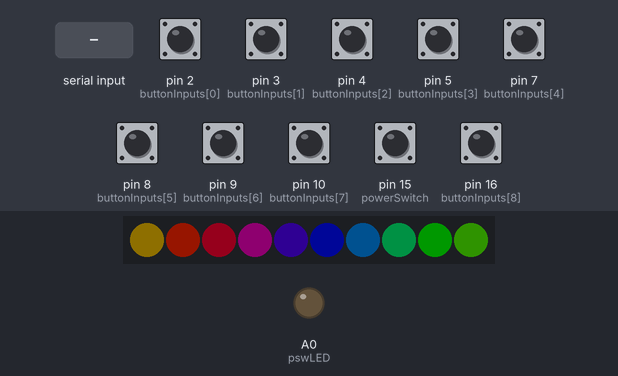
The sketch below on a simulated Arduino Uno, built with avr-gcc and run on an emulated ATmega328P. Shown: 10 RGB LEDs in strip order, left to right, output pins drawn as LEDs (lit = HIGH). The inputs (shaded band) are chosen by the test bench; at power-on: pin 2 (buttonInputs[0]), pin 3 (buttonInputs[1]), pin 4 (buttonInputs[2]), pin 5 (buttonInputs[3]), pin 7 (buttonInputs[4]), pin 8 (buttonInputs[5]), pin 9 (buttonInputs[6]), pin 10 (buttonInputs[7]), pin 15 (powerSwitch), pin 16 (buttonInputs[8]) HIGH. Dim RGB values are drawn brighter than linear; sleep ends after the set time or at an interrupt; what the sketch prints to the serial monitor is not drawn.

Above: at 1.25 s.
1.3 s: pin 15 (powerSwitch) pulled LOW for 0.15 s
At 1.68 s:
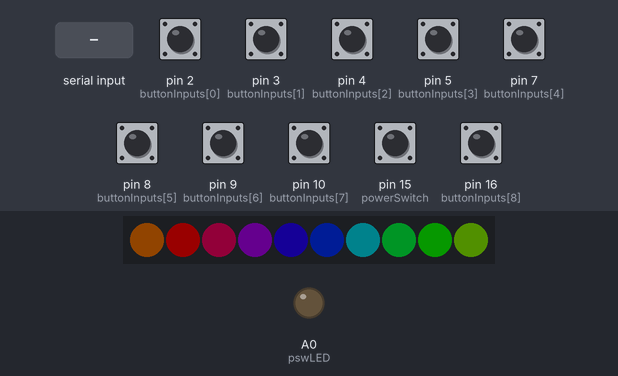
2.0 s: "1\n" received over Serial
At 2.19 s:
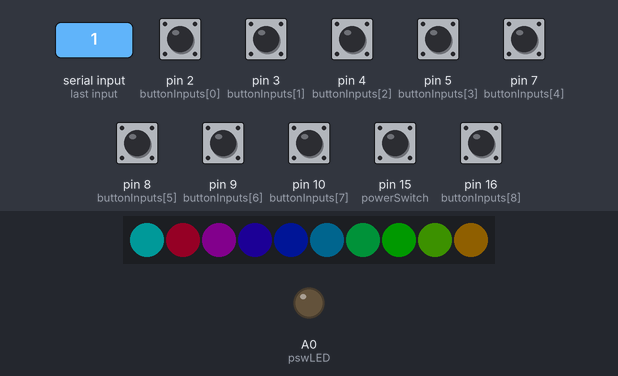
4.6 s: pin 15 (powerSwitch) pulled LOW for 0.15 s
At 5.15 s:
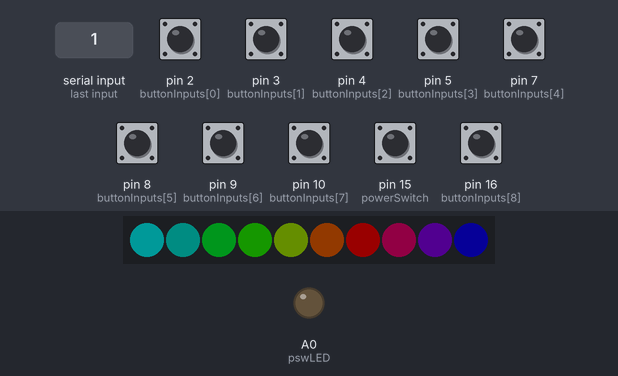
5.3 s: pin 15 (powerSwitch) pulled LOW for 1 s
At 6.1 s:
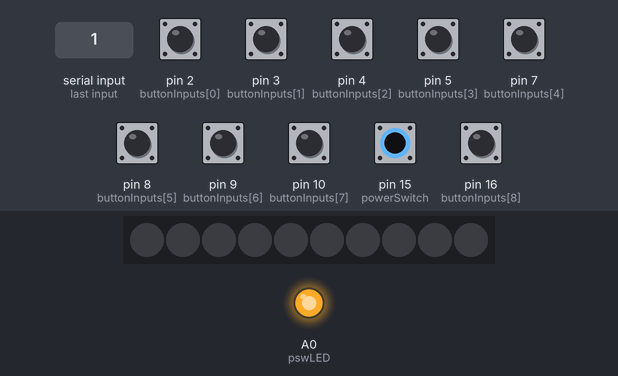
6.9 s: pin 15 (powerSwitch) pulled LOW for 0.15 s
At 7.45 s:
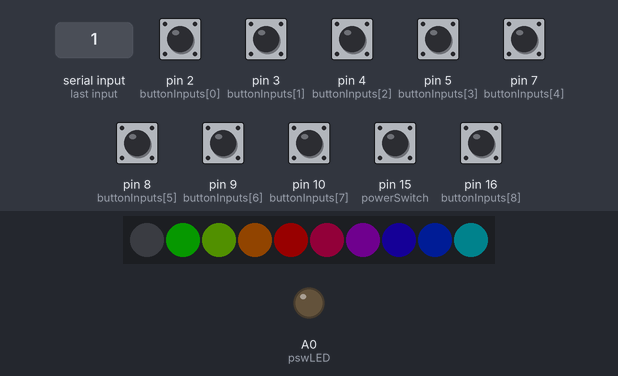
7.6 s: "0\n" received over Serial
At 7.79 s:
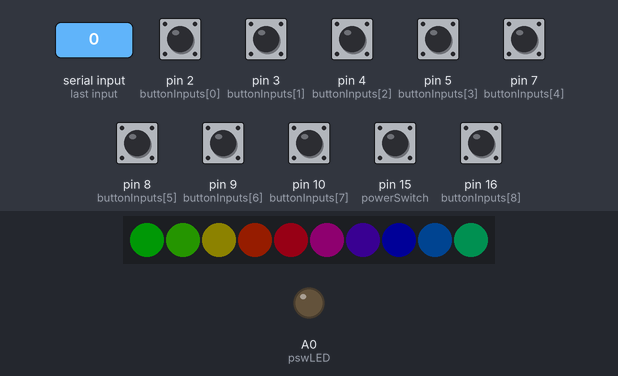
Timing chart, 0 to 10.6 s (numbered marks = the images above; inputs shaded):
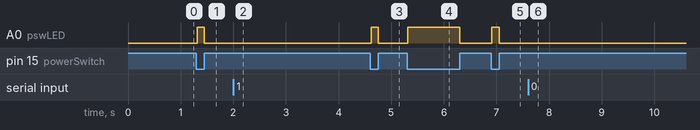

The sketch:

USBSoundboard.ino
```cpp
//################################## BEGIN INCLUDES ##################################
#include <Adafruit_NeoPixel.h>
#include <TaskScheduler.h>
#ifdef __AVR__
 #include <avr/power.h> // Required for 16 MHz Adafruit Trinket
 #include <avr/sleep.h> // for noise reduction
#endif
//################################### END INCLUDES ###################################

//################################### BEGIN DEFINES ##################################
#define LED_PIN     6  //set the data pin of the led strip
#define LED_COUNT   10 //set the number of leds
#define NUM_BUTTONS 10 //set the number of buttons
#define BRIGHTNESS  25 //set the led brightness (max = 255, good = 125)

//the power switch pin
const int powerSwitch = 15;

//the power switch led pin
const int pswLED = A0;

//the status of the power switch;
//true = on, false = off
static bool power;
//#################################### END DEFINES ###################################

//############################## BEGIN INITIALIZATIONS ###############################
//define the led strip object
Adafruit_NeoPixel strip(LED_COUNT, LED_PIN, NEO_GRB + NEO_KHZ800);

//the pins for all of the buttons
const int buttonInputs[NUM_BUTTONS] = {2, 3, 4, 5, 7, 8, 9, 10, 16, 14};

//the states of all of the buttons
int buttonStates[NUM_BUTTONS] = {0, 0, 0, 0, 0, 0, 0, 0, 0, 0};

//whether or not this led should be ignored for the idle wave effect (i.e. it is being set by the flash function)
bool ignore[LED_COUNT] = {false, false, false, false, false, false, false, false, false, false};

//initialize the TaskScheduler object
Scheduler runner;
//############################### END INITIALIZATIONS ################################

//################################# BEGIN FUNCTIONS ##################################
//called by taskscheduler
void readPswCallback(){
  //read the status of the power switch digitally
  int powerStatus = digitalRead(powerSwitch);
  if(powerStatus == HIGH){
    power = true;
    digitalWrite(pswLED, LOW);  //when device on, psw led off
  }
  else{
    power = false;
    digitalWrite(pswLED, HIGH); //when device off, psw led on
    //turn off leds and update the led strip
    strip.clear();
    strip.show();
    //adc low power mode
    sleep_mode();
  }
}

//reads serial communications from the computer which contains data on which led/button to flash/ignore
void readSerial() {
  //buffer to hold incoming data
  static String buffer = "";
  while (Serial.available() > 0) {
    //read one character at a time
    char incoming = Serial.read();
    if (incoming == '\n') { //reached end of message
      //process the full message
      parseSerial(buffer);
      //clear the buffer for the next message
      buffer = "";
    } else {
      //append character to buffer
      buffer += incoming;
    }
  }
}

//helper function for readSerial();
//updates the arrays 'buttonStates' and 'ignore'
void parseSerial(const String& data) {
  int idx = 0;
  for (int i = 0; i < data.length() && idx < NUM_BUTTONS; i++) {
    if (data[i] == '0') {
      buttonStates[idx] = 0;
      ignore[idx] = false;
      idx++;
    } else if (data[i] == '1') {
      buttonStates[idx] = 1;
      ignore[idx] = true;
      idx++;
    }
  }
}

//called by taskscheduler
void flashTaskCallback(){
  if(!power) return;
  static bool cycle[NUM_BUTTONS] = {false, false, false, false, false, false, false, false, false, false};
  for(int i = 0; i<NUM_BUTTONS;i++){
    if(ignore[i]){
      if(cycle[i]){
        strip.setPixelColor(i, strip.ColorHSV(0));
        cycle[i] = false;
      }else{
        strip.setPixelColor(i, strip.ColorHSV(1023*32));
        cycle[i] = true;
      }
    }
  }
}

//called by taskscheduler
void rgbWaveTaskCallback(){
  if(!power) return;
  rainbow();
  strip.show();
}

//a nice rainbow wave rgb effect (does NOT call strip.show());
//called by rgbWaveTaskCallback()
void rainbow() {
  static uint16_t j = 0;
  for (uint16_t i = 0; i < strip.numPixels(); i++) {
    if(ignore[i] == false)
      strip.setPixelColor(i, Wheel((i * 256 / strip.numPixels() + j) & 255));
  }
  j++;
}

//a helper function for the rainbow() function
uint32_t Wheel(byte WheelPos) {
  if (WheelPos < 85) {
    return strip.Color(WheelPos * 3, 255 - WheelPos * 3, 0);
  } else if (WheelPos < 170) {
    WheelPos -= 85;
    return strip.Color(255 - WheelPos * 3, 0, WheelPos * 3);
  } else {
    WheelPos -= 170;
    return strip.Color(0, WheelPos * 3, 255 - WheelPos * 3);
  }
}

//reads all button states to array buttonStates
void readDigital(){
  if(!power) return;
  //check for any button presses
  for(int i=0;i<NUM_BUTTONS;i++){
    if(digitalRead(buttonInputs[i])==LOW)
      buttonStates[i] = 1;
    else
      buttonStates[i] = 0;
  }
}

//sends serial communications to the computer;
//contains data about each button;
void sendSerial(){
  if(!power) return;
  String result = String("");

  for (int i = 0; i < NUM_BUTTONS; i++) {
    result += String((int)buttonStates[i]);

    if (i < NUM_BUTTONS - 1) {
      result += String("|");
    }
  }

  Serial.println(result);
}
//################################### END FUNCTIONS ##################################

//############################## BEGIN TASK DEFINITIONS ##############################
Task readPowerStatusTask(1, TASK_FOREVER, &readPswCallback);
Task readSerialTask(1, TASK_FOREVER, &readSerial);
Task flashTask(500, TASK_FOREVER, &flashTaskCallback);
Task rgbWaveTask(25, TASK_FOREVER, &rgbWaveTaskCallback);
Task readDigitalTask(1, TASK_FOREVER, &readDigital);
Task sendSerialTask(1, TASK_FOREVER, &sendSerial);
//############################### END TASK DEFINITIONS ###############################

//############################### BEGIN RUNTIME SETUP ################################
void setup() {
  //set pinmodes
  for (int i = 0; i < NUM_BUTTONS; i++) {
    pinMode(buttonInputs[i], INPUT_PULLUP);
  }
  pinMode(powerSwitch, INPUT_PULLUP);
  pinMode(pswLED, OUTPUT);
  //initialize, update, and configure the NeoPixel strip object
  strip.begin();
  strip.show();
  strip.setBrightness(BRIGHTNESS);
  //start serial communication with computer
  Serial.begin(9600);
  //add tasks to the scheduler
  runner.addTask(readPowerStatusTask);
  runner.addTask(readSerialTask);
  runner.addTask(flashTask);
  runner.addTask(rgbWaveTask);
  runner.addTask(readDigitalTask);
  runner.addTask(sendSerialTask);
  //enable the tasks
  readPowerStatusTask.enable();
  readSerialTask.enable();
  flashTask.enable();
  rgbWaveTask.enable();
  readDigitalTask.enable();
  sendSerialTask.enable();
}
//################################ END RUNTIME SETUP #################################

//#################################### BEGIN LOOP ####################################
void loop() {
  //let the taskscheduler handle tasks
  runner.execute();
}
//##################################### END LOOP #####################################
```

Measured:
- after the input at 1.3 s, A0 (pswLED): LOW → HIGH at once, → LOW 0.14 s later; the LEDs: first change at once (image 1 shows a later state)
- after the input at 2.0 s, the LEDs: change after 0.11 s (image 2)
- after the input at 4.6 s, A0 (pswLED): LOW → HIGH at once, → LOW 0.13 s later; the LEDs: first change at once (image 3 shows a later state)
- after the input at 5.3 s, A0 (pswLED): LOW → HIGH at once, → LOW 0.98 s later; the LEDs: change at once (image 4)
- after the input at 6.9 s, A0 (pswLED): LOW → HIGH at once, → LOW 0.14 s later; the LEDs: first change at once (image 5 shows a later state)
